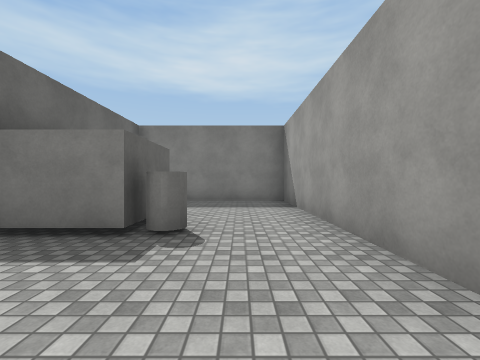
View 1 (above)

14 first-person views from a walk through a scene from a Unity 3-D project. The camera is 1.3 m above the floor, looks level and sees 90° across. The floor is counted in squares, 2 m on a side. Each view is taken from the middle of a square. On the plan, view 1 faces up. The plan holds only what a view shows up to about 9 squares ahead; the rest is blank. The place goes on beyond the plan. Surface patterns are stand-ins for the level's own textures.

View 2
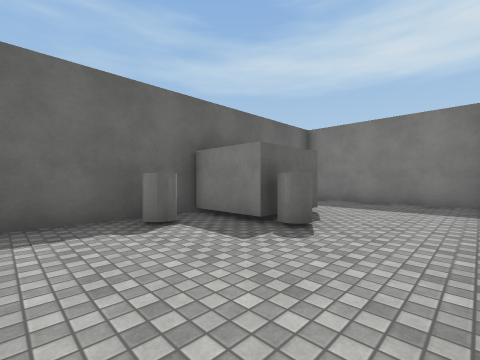

View 3
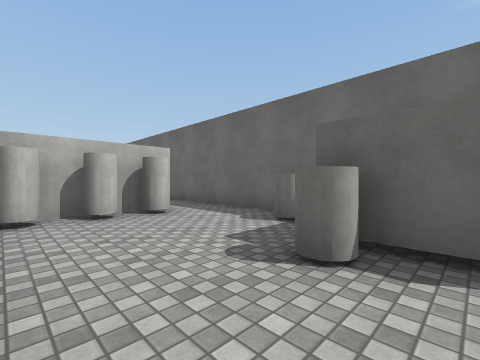

View 4
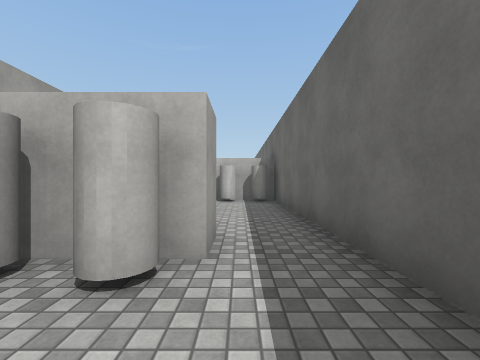

View 5
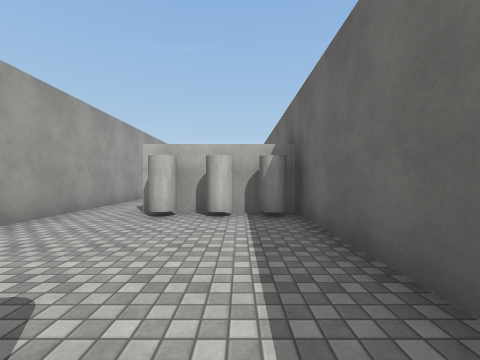

View 6
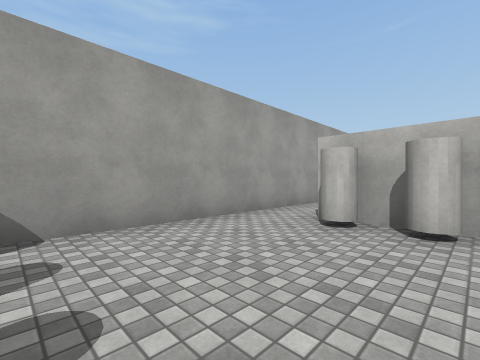

View 7
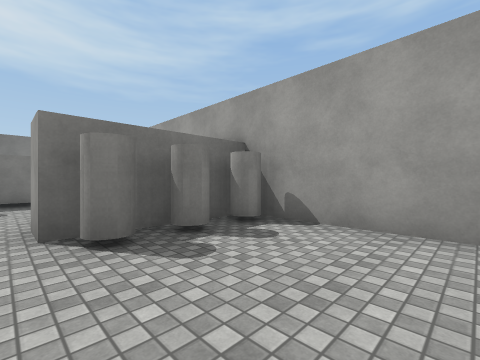

View 8
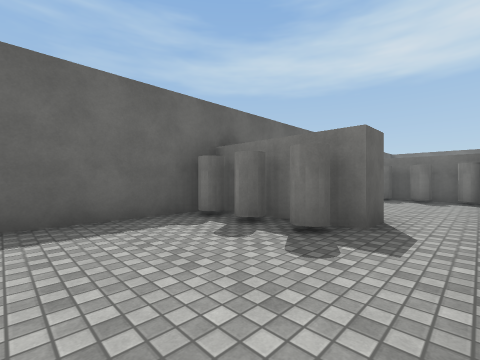

View 9
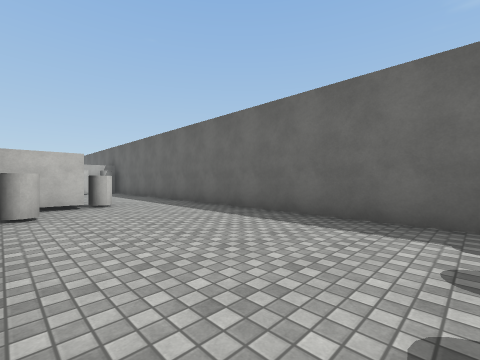

View 10
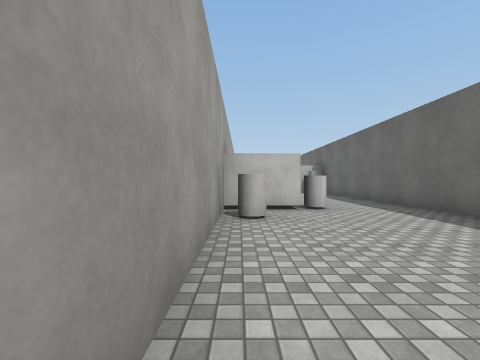

View 11
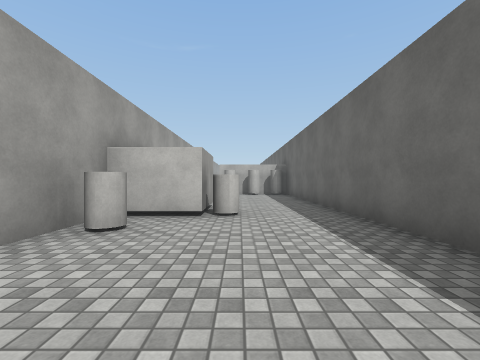

View 12
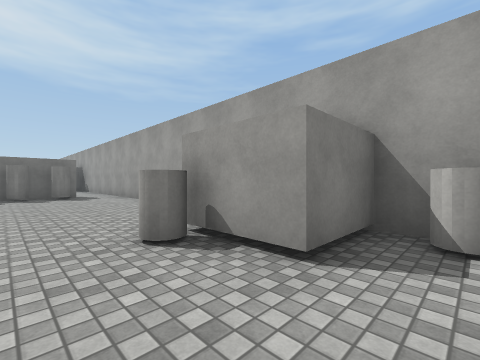

View 13
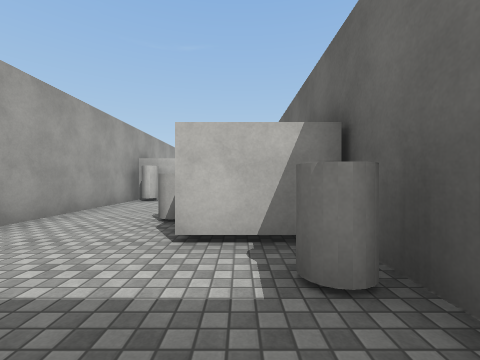

View 14
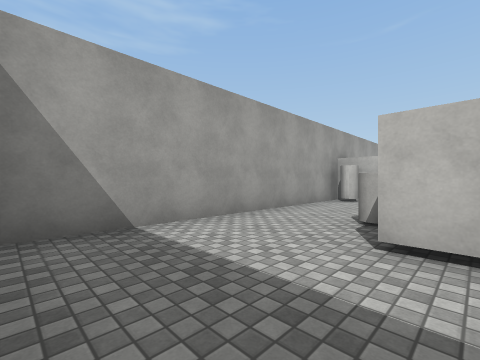

### Floor plan
Points are (right, up) in squares from view 1. A wall is a line through its corners. A room is listed if a view was taken in it or the views show most of it. See-through windows are left out.
Room 1 (views 1, 2, 3, 4, 5, 6, 7, 13, 14)
walls: (1.4, -0.4) (1.4, 7.4) (-2.8, 7.4); (-1.4, 2.8) (-3.1, 2.8) (-3.1, -6.8) (0, -6.8); (-3.1, 6) (-3.1, 4.6) (-1.3, 4.6) (-1.3, 3.4); (1.4, -6.4) (1.4, -2.5)
ways out: opening at (1, -7) to room 2
objects: cylinder (-3, -6); cylinder (-3, 5); cylinder (-2, -6); cylinder (-2, 2); cylinder (-1, -6); cylinder (-1, -2); cylinder (-1, -1); cylinder (-1, 3); cylinder (0, -2); cylinder (0, -1); cylinder (1, -2); cylinder (1, -1)
Room 2 (views 8, 9, 10, 11)
walls: (-3.1, -8.5) (-3.1, -15.5); (0, -6.8) (0, -7.6); (-0.3, -15.3) (1.4, -15.3) (1.4, -6.4)
ways out: opening at (1, -7) to room 1; opening at (-1.5, -16.5) to room 3
objects: cylinder (-3, -8); cylinder (-2, -8); cylinder (-1, -8) to (0, -8); cylinder (1, -14)
Room 3 (view 12)
walls: (1.4, -17.1) (-0.3, -17.1) (-0.3, -15.3); (-3.1, -15.5) (-3.1, -18.5)
ways out: opening at (-1.5, -16.5) to room 2
objects: cylinder (-1, -16); cylinder (1, -18)

Where each view was taken, in squares from view 1:
view 1: 0 up, 0 right, facing up
view 2: 0 up, 1 right, facing up-left
view 3: 4 up, 1 right, facing down-left
view 4: 1 up, 2 left, facing down
view 5: 2 down, 2 left, facing down
view 6: 3 down, 2 left, facing down-right
view 7: 5 down, 2 left, facing up-right
view 8: 11 down, 1 right, facing up-left
view 9: 9 down, 1 right, facing down-left
view 10: 10 down, 1 right, facing down
view 11: 11 down, 1 left, facing down
view 12: 18 down, 2 left, facing up-right
view 13: 7 up, 2 left, facing down
view 14: 7 up, 2 left, facing down-right
